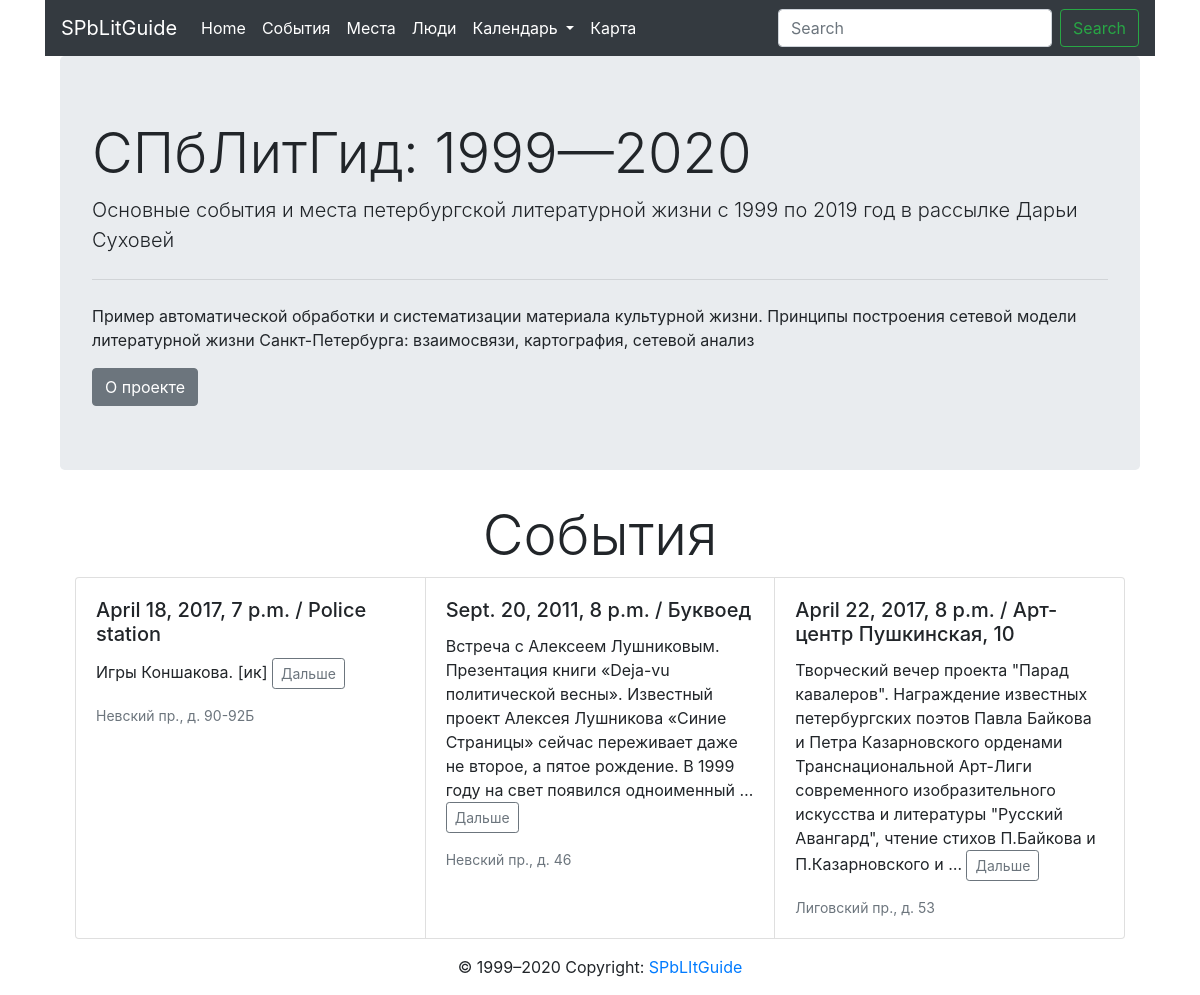
The page / on the database its author committed.
### core/models.py (models this page shows, shortened)
class Event(models.Model):
	description = models.TextField()
	date = models.DateTimeField(auto_now=False, auto_now_add=False)
	place = models.ForeignKey(
		Place, on_delete=models.CASCADE, blank=True, null=True)
	adress = models.ForeignKey(
		Adress, on_delete=models.CASCADE, blank=True, null=True)
	people = models.ManyToManyField(Person, related_name='event', blank=True)
	class Meta:
		app_label = 'core'
		verbose_name = 'Event'
		ordering = ['date']

class Place(models.Model):
	name = models.CharField(max_length=300)
	class Meta:
		app_label = 'core'
		verbose_name = 'Place'

class Adress(models.Model):
	name = models.CharField(max_length=300)
	coordinates = models.CharField(
		max_length=300, blank=True, null=True)
	class Meta:
		app_label = 'core'
		verbose_name = 'Adress'

### core/views.py (the view)
# urls.py: path('', views.index, name='index'),
def index(request):
	cards = random.sample(list(Event.objects.all()), 3)
	return render(request, 'core/index.html', {'cards': cards})

### core/templates/core/index.html
{% extends 'base.html' %}
{% block content %}
{% include 'jumbotron_index.html' %}
<div class='container'>
<h5 class="text-center mt-4 display-4">События</h5>
<div class="card-group">
	{% for card in cards %}
  <div class="card">
    <div class="card-body">
      <h5 class="card-title">{{ card.date }} / {{ card.place.name }} </h5>
      <p class="card-text">{{ card.description|truncatewords:30 }}
      <a href="{% url 'core:one_event' card.id %}" class="btn btn-outline-secondary btn-sm">Дальше</a></p>
      <p class="card-text"><small class="text-muted">{{ card.adress.name }}</small></p>
    </div>
  </div>
{% endfor %}
</div>
</div>
{% endblock %}

### templates/base.html (shortened to what this page needs)
{% load bootstrap4 %}
{% bootstrap_css %}
{% include 'nav.html' %}
<div class="container">
  {% block content %} {% endblock %}
</div>
{% include 'footer.html' %}

### templates/nav.html (shortened to what this page needs)
{% load static %}
<!doctype html>
<html lang="en">
  <head>
  </head>
  <body>
<div class='container'>
<nav class="navbar navbar-expand-lg navbar-dark bg-dark">
  <a class="navbar-brand" href="{% url 'core:index' %}">SPbLitGuide</a>
  <div class="collapse navbar-collapse" id="navbarSupportedContent">
    <ul class="navbar-nav mr-auto">
      <li class="nav-item active">
        <a class="nav-link" href="{% url 'core:index' %}">Home <span class="sr-only">(current)</span></a>
      </li>
      <li class="nav-item active">
        <a class="nav-link" href="{% url 'core:events' %}">События</a>
      </li>
       <li class="nav-item active">
        <a class="nav-link" href="{% url 'core:places' %}">Места</a>
      </li>
        <li class="nav-item active">
        <a class="nav-link" href="{% url 'core:persons' %}">Люди</a>
      </li>
      <li class="nav-item active dropdown">
        <a class="nav-link dropdown-toggle" href="#" id="navbarDropdown" role="button" data-toggle="dropdown" aria-haspopup="true" aria-expanded="false">
          Календарь
        </a>
      </li>
      <li class="nav-item active">
        <a class="nav-link" href="{% url 'core:map' %}" tabindex="-1">Карта</a>
      </li>
    </ul>
    <form class="form-inline my-2 my-lg-0">
      <input class="form-control mr-sm-2" type="search" placeholder="Search" aria-label="Search">
      <button class="btn btn-outline-success my-2 my-sm-0" type="submit">Search</button>
    </form>
  </div>
</nav>
</div>

### templates/jumbotron_index.html
<div class="container">
<div class="jumbotron">
  <h1 class="display-4">СПбЛитГид: 1999—2020</h1>
  <p class="lead">Основные события и места петербургской литературной жизни с 1999 по 2019 год в рассылке Дарьи Суховей</p>
  <hr class="my-4">
  <p>Пример автоматической обработки и систематизации материала культурной жизни. Принципы построения сетевой модели литературной жизни Санкт-Петербурга: взаимосвязи, картография, сетевой анализ</p>
 <a href='{% url "core:research" %}' class="btn btn-secondary">О проекте</a>
</div>

### templates/footer.html
<footer class="page-footer font-small blue">
  <div class="footer-copyright text-center py-3">© 1999–2020 Copyright:
    <a href="https://isvoe.ru/spblitgid">SPbLItGuide</a>
  </div>
</footer>

### rows shown on the page
Event: date "April 18, 2017, 7 p.m.", place.name "Police station", description "Игры Коншакова. [ик]", adress.name "Невский пр., д. 90-92Б"
Event: date "Sept. 20, 2011, 8 p.m.", place.name "Буквоед", description "Встреча с Алексеем Лушниковым. Презентация книги «Deja-vu политической весны». Известный проект Алексея Лушникова «Синие Страницы» сейчас переживает даже не второе, а пятое рождение. В 1999 году на свет появился одноименный …", adress.name "Невский пр., д. 46"
Event: date "April 22, 2017, 8 p.m.", place.name "Арт-центр Пушкинская, 10", description "Творческий вечер проекта \"Парад кавалеров\". Награждение известных петербургских поэтов Павла Байкова и Петра Казарновского орденами Транснациональной Арт-Лиги современного изобразительного искусства и литературы \"Русский Авангард\", чтение стихов П.Байкова и П.Казарновского и …", adress.name "Лиговский пр., д. 53"
